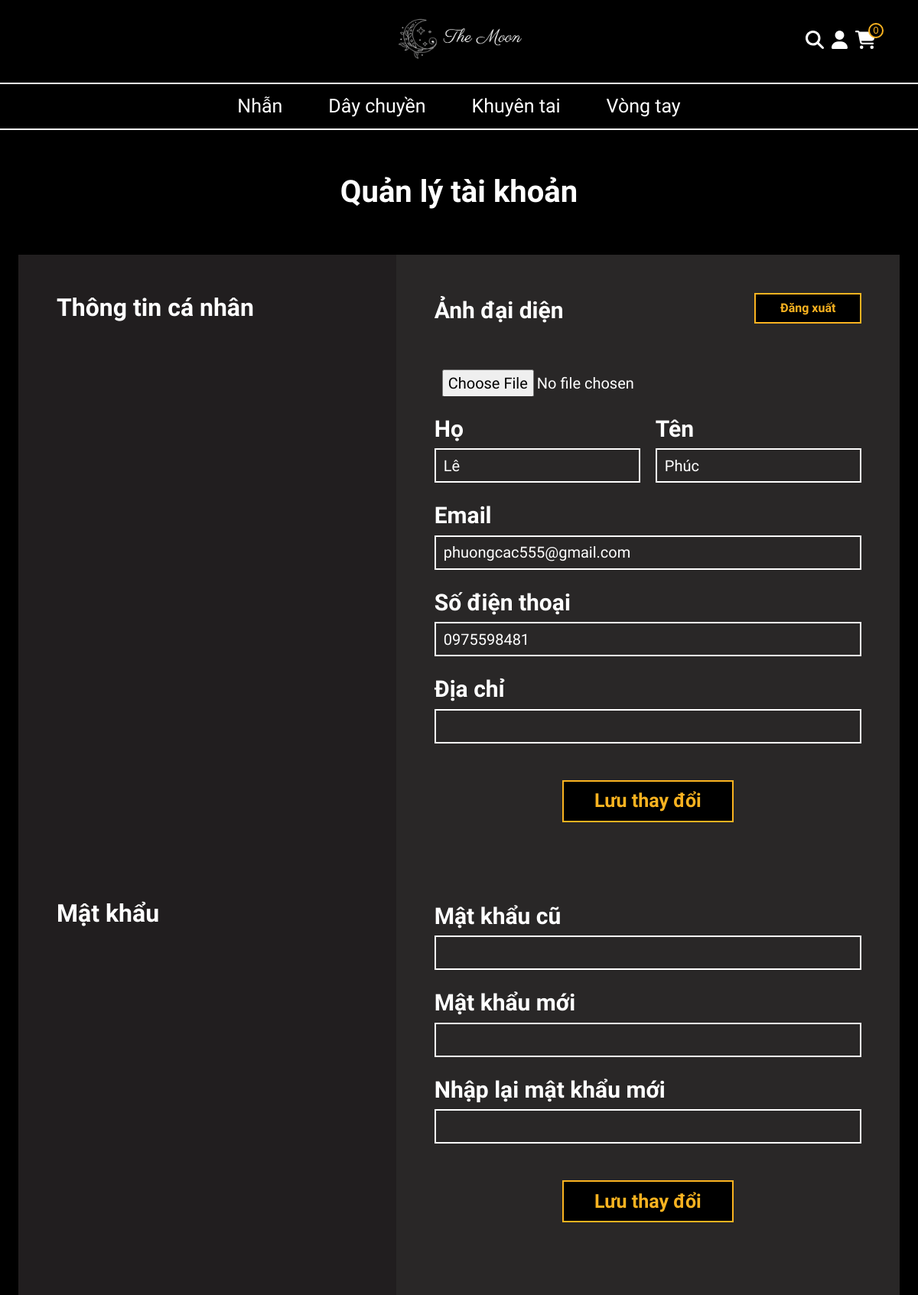
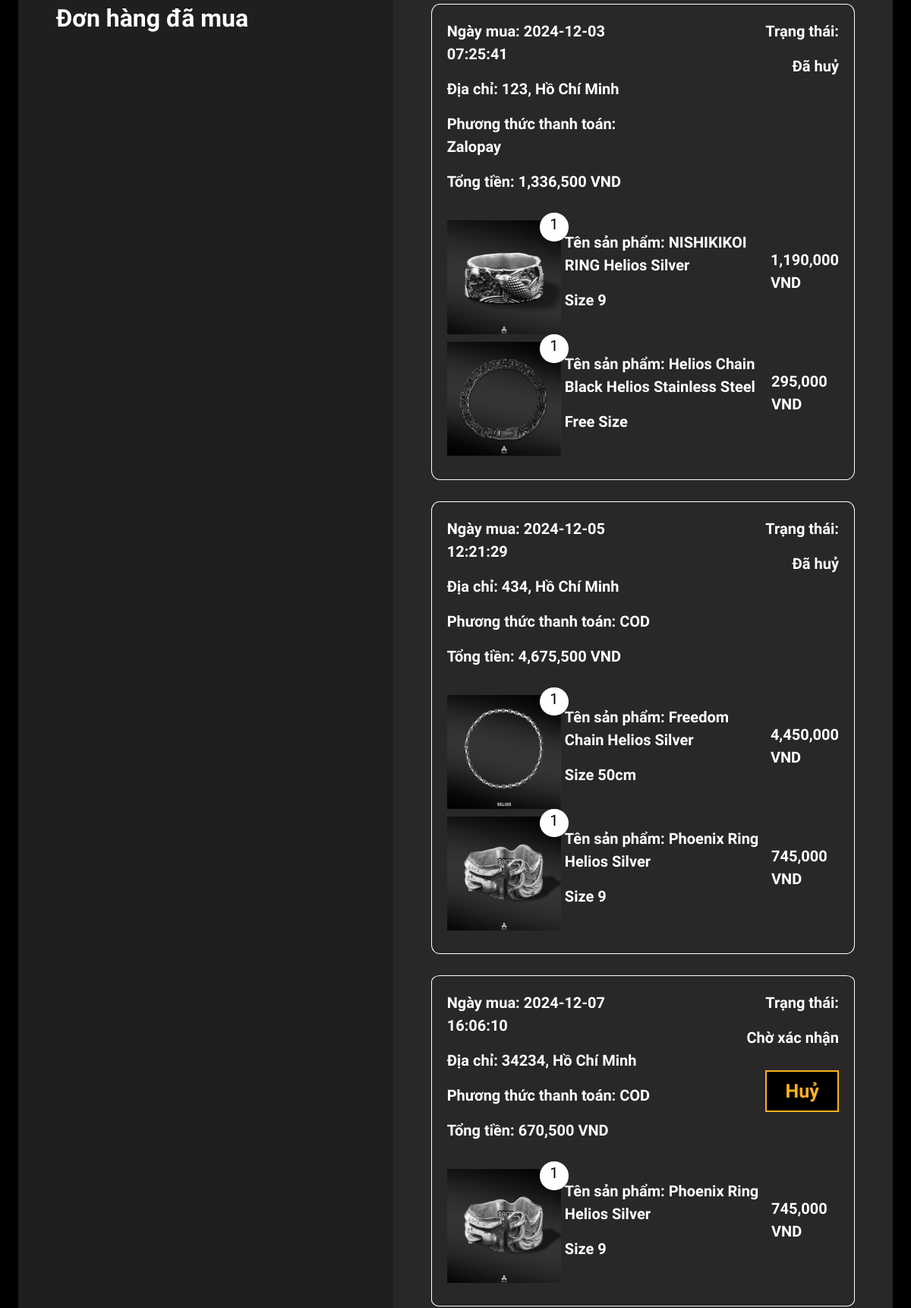
The app's page /index.php?view=profile (signed in, upper part) with its own data (2 pictures, top to bottom).
### tables this page shows
CREATE TABLE `danh_muc` (
  `id` int(11) NOT NULL COMMENT 'Mã danh mục',
  `ten` varchar(255) NOT NULL COMMENT 'Tên danh mục',
  `mo_ta` text NOT NULL COMMENT 'Mô tả danh mục',
  `hinh_anh` varchar(255) NOT NULL COMMENT 'Hình ảnh danh mục',
  `ngay_nhap` timestamp NOT NULL DEFAULT current_timestamp() COMMENT 'Ngày lập danh mục'
);

CREATE TABLE `khach_hang` (
  `id` int(11) NOT NULL COMMENT 'Mã khách hàng',
  `ho` varchar(50) NOT NULL COMMENT 'Họ khách hàng',
  `ten` varchar(255) NOT NULL COMMENT 'Tên khách hàng',
  `email` varchar(50) NOT NULL COMMENT 'Địa chỉ email khách hàng',
  `sdt` varchar(20) NOT NULL COMMENT 'Số điện thoại khách hàng',
  `dia_chi` varchar(255) NOT NULL COMMENT 'Địa chỉ khách hàng',
  `mat_khau` varchar(255) NOT NULL COMMENT 'Mật khẩu đăng nhập',
  `avatar` varchar(255) NOT NULL DEFAULT 'avatar.jpg' COMMENT 'Ảnh đại diện khách hàng',
  `trang_thai` tinyint(1) NOT NULL DEFAULT 1 COMMENT 'Trạng thái tài khoản',
  `admin` tinyint(1) NOT NULL DEFAULT 0 COMMENT 'Trạng thái admin',
  `reset_code` int(11) DEFAULT NULL COMMENT 'Mã khôi phục',
  `ngay_nhap` timestamp NOT NULL DEFAULT current_timestamp() COMMENT 'Ngày tạo tài khoản'
);

CREATE TABLE `don_hang` (
  `id` int(11) NOT NULL COMMENT 'Mã đơn hàng',
  `id_kh` int(11) NOT NULL COMMENT 'Mã khách hàng',
  `id_km` int(11) DEFAULT NULL COMMENT 'Mã khuyến mãi',
  `tong_tien_sp` decimal(10,2) NOT NULL COMMENT 'Tổng tiền tất cả sản phẩm',
  `tien_giam_gia` decimal(10,2) NOT NULL COMMENT 'Số tiền giảm giá (nếu có)',
  `tong_tien` decimal(10,2) NOT NULL COMMENT 'Tổng tiền cuối cùng',
  `trang_thai` varchar(50) NOT NULL DEFAULT 'Chờ xác nhận' COMMENT 'Trạng thái đơn hàng',
  `dia_chi` varchar(255) NOT NULL COMMENT 'Địa chỉ thanh toán',
  `phuong_thuc_tt` varchar(50) NOT NULL COMMENT 'Phương thức thanh toán',
  `ngay_nhap` timestamp NOT NULL DEFAULT current_timestamp() COMMENT 'Ngày tạo đơn hàng',
  `ngay_cap_nhat` timestamp NOT NULL DEFAULT current_timestamp() ON UPDATE current_timestamp() COMMENT 'Ngày cập nhập đơn hàng'
);

CREATE TABLE `chi_tiet_don_hang` (
  `id` int(11) NOT NULL COMMENT 'Mã chi tiết đơn hàng',
  `id_dh` int(11) NOT NULL COMMENT 'Mã đơn hàng',
  `id_sp` int(11) NOT NULL COMMENT 'Mã sản phẩm',
  `so_luong` int(11) NOT NULL COMMENT 'Số lượng sản phẩm',
  `size` varchar(50) NOT NULL COMMENT 'Size sản phẩm',
  `gia_sp` decimal(10,2) NOT NULL COMMENT 'Giá sản phẩm',
  `tong_tien` decimal(10,2) NOT NULL COMMENT 'Tổng tiền tất cả sản phẩm'
);

CREATE TABLE `hinh_anh` (
  `id` int(11) NOT NULL COMMENT 'Mã hình ảnh',
  `id_sp` int(11) NOT NULL COMMENT 'Mã sản phẩm',
  `anh_chinh` varchar(255) NOT NULL COMMENT 'Ảnh chính sản phẩm',
  `album1` varchar(255) NOT NULL COMMENT 'Ảnh album 1',
  `album2` varchar(255) NOT NULL COMMENT 'Ảnh album 2',
  `album3` varchar(255) NOT NULL COMMENT 'Ảnh album 3',
  `ngay_nhap` timestamp NOT NULL DEFAULT current_timestamp()
);

CREATE TABLE `san_pham` (
  `id` int(11) NOT NULL COMMENT 'Mã sản phẩm',
  `id_dm` int(11) NOT NULL COMMENT 'Mã danh mục',
  `ten` varchar(255) NOT NULL COMMENT 'Tên sản phẩm',
  `gia` decimal(10,2) NOT NULL COMMENT 'Giá sản phẩm',
  `mo_ta` text NOT NULL COMMENT 'Mô tả sản phẩm',
  `hot` tinyint(1) NOT NULL DEFAULT 0 COMMENT 'Trạng thái nổi bật',
  `chat_lieu` enum('bạc','vàng','hợp kim') NOT NULL COMMENT 'Chất liệu sản phẩm',
  `so_luong` int(11) NOT NULL DEFAULT 0 COMMENT 'Số lượng sản phẩm',
  `luot_mua` int(11) NOT NULL DEFAULT 0 COMMENT 'Lượt mua sản phẩm',
  `trang_thai` tinyint(1) NOT NULL DEFAULT 0 COMMENT 'Trạng thái sản phẩm',
  `ngay_nhap` timestamp NOT NULL DEFAULT current_timestamp() COMMENT 'Ngày nhập sản phẩm'
);

### app/controller/HeaderController.php (called while the page is built, shortened)
<?php
require_once ('app/model/CategoryModel.php');
require_once ('app/model/ProductModel.php');
class HeaderController{
    private $category;
    private $data;
    function __construct(){
        $this->category = new CategoryModel();
    }
    public function view($view, $data){
        require_once 'app/view/'.$view.'.php';
    }
    function header(){
        $this->data['dsdm'] = $this->category->getCate();
        $this->view('header',$this->data);
    }
 }

### app/model/database.php (called while the page is built, shortened)
<?php
class Database
{
  private $servername = "localhost";
  private $username = "root";
  private $password = "";
  private $dbname = "themoon";
  private $conn;
  private $stmt;
  public function __construct()
  {
    try {
      $this->conn = new PDO("mysql:host=$this->servername;dbname=$this->dbname;charset=utf8", $this->username, $this->password);
      $this->conn->setAttribute(PDO::ATTR_ERRMODE, PDO::ERRMODE_EXCEPTION);
    } catch (PDOException $e) {
      echo "Connection failed: " . $e->getMessage();
    }
  }
  function query($sql, $param = [])
  {
    $this->stmt = $this->conn->prepare($sql);
    $this->stmt->execute($param);
    return $this->stmt;
  }
  function getAll($sql, $param = [])
  {
    $stmt = $this->query($sql, $param);
    return $this->stmt->fetchAll(PDO::FETCH_ASSOC);
  }
  function getOne($sql, $param = [])
  {
    $stmt = $this->query($sql, $param);
    return $this->stmt->fetch(PDO::FETCH_ASSOC);
  }
}

### app/model/CategoryModel.php (called while the page is built, shortened)
<?php
class CategoryModel
{
    private $db;
    function __construct()
    {
        $this->db = new Database();
    }
    function getCate()
    {
        $sql = "SELECT * FROM danh_muc";
        return $this->db->getAll($sql);
    }
}

### app/controller/UserController.php (called while the page is built, shortened)
<?php
require_once('app/model/CartModel.php');
require_once('app/model/ProductModel.php');
class UserController
{
    private $user;
    private $cart;
    private $product;
    private $data;
    function __construct()
    {
        $this->user = new UserModel();
        $this->cart = new CartModel();
        $this->product = new ProductModel();
    }
    function renderview($view, $data = null)
    {
        $view = 'app/view/' . $view . '.php';
        require_once $view;
    }
    function viewprofile()
    {
        $email = $_SESSION['user']['email'];
        $this->data['user'] = $this->user->checkmail($email);
        $this->data['order'] = $this->cart->getUserOrder($this->data['user']['id']) ?? [];
        foreach ($this->data['order'] as $key => $order) {
            $this->data['order'][$key]['detail'] = $this->cart->getUserOrderDetail($order['id']);
            foreach ($this->data['order'][$key]['detail'] as $detailKey => $detail) {
                $detail['product'] = $this->product->getIdPro($detail['id_sp']);
                $detail['img'] = $this->product->getImg($detail['id_sp']);
                $this->data['order'][$key]['detail'][$detailKey] = $detail;
            }
        }
        $this->renderView('profile', $this->data);
    }
}

### app/model/UserModel.php (called while the page is built, shortened)
<?php
class UserModel
{
    private $db;
    function __construct()
    {
        $this->db = new DataBase();
    }
    function checkmail($email)
    {
        $sql = "SELECT * FROM khach_hang WHERE email='$email'";
        return  $this->db->getOne($sql);
    }
}

### app/model/CartModel.php (called while the page is built, shortened)
<?php
class CartModel
{
    private $db;
    function __construct()
    {
        $this->db = new Database();
    }
    function getUserOrder($id)
    {
        $sql = "SELECT * FROM don_hang WHERE id_kh = $id";
        return $this->db->getAll($sql);
    }
    function getUserOrderDetail($id)
    {
        $sql = "SELECT * FROM chi_tiet_don_hang WHERE id_dh = $id";
        return $this->db->getAll($sql);
    }
}

### app/model/ProductModel.php (called while the page is built, shortened)
<?php
class ProductModel
{
    private $db;
    function __construct()
    {
        $this->db = new Database();
    }
    function getImg($id)
    {
        $sql = "SELECT * FROM hinh_anh WHERE id_sp = $id";
        return $this->db->getAll($sql);
    }
    function getIdPro($idpro)
    {
        if ($idpro > 0) {
            $sql = "SELECT * FROM san_pham WHERE id = $idpro";
            return $this->db->getOne($sql);
        }
    }
}

### app/view/profile.php (the view, shortened to what this page needs)
<link rel="stylesheet" href="./public/css/profile.css?v=<?php echo time(); ?>" />
<?php
$user = $data['user'];
$order = $data['order'];
?>
<main>
    <h1>Quản lý tài khoản</h1>
    <div class="profile">
        <h2>Thông tin cá nhân</h2>
        <div class="profile-detail">
            <form method="post" action="index.php?view=editprofile" enctype="multipart/form-data">
                <div class="avatar">
                    <label for="">Ảnh đại diện</label>
                    <a href="index.php?view=logout"><button type="button" class="logout">Đăng xuất</button></a><br>
                    <input class="file" type="file" name="image" id="image">
                </div>
                <div class="name">
                    <div>
                        <label for="">Họ</label> <br>
                        <input type="text" name="firstname" value="<?= $user['ho'] ?>">
                    </div>
                    <div>
                        <label for="">Tên</label> <br>
                        <input type="text" name="lastname" value="<?= $user['ten'] ?>">
                    </div>
                </div>
                <label for="">Email</label> <br>
                <input type="text" name="email" value="<?= $user['email'] ?>"> <br>
                <label for="">Số điện thoại</label> <br>
                <input type="tel" name="sdt" value="<?= $user['sdt'] ?>" pattern="[0-9]{10}">
                <label for="">Địa chỉ</label> <br>
                <input type="text" name="address" value="<?= $user['dia_chi'] ?>">
                <button type="submit" name="sub">Lưu thay đổi</button>
            </form>
        </div>
    </div>
    <div class="profile">
        <h2>Mật khẩu</h2>
        <form method="post" action="index.php?view=changepassprofile">
            <div class="profile-detail">
                <label for="">Mật khẩu cũ</label> <br>
                <input type="password" id="oldpass" name="oldpass" required> <br>
                <label for="">Mật khẩu mới</label> <br>
                <input type="password" id="newpass" name="newpass" required> <br>
                <label for="">Nhập lại mật khẩu mới</label> <br>
                <input type="password" id="renewpass" name="renewpass" required>
                <button type="submit" name="sub">Lưu thay đổi</button>
            </div>
        </form>
    </div>
    <div class="profile">
        <h2>Đơn hàng đã mua</h2>
        <div class="profile-detail">
            <?php foreach ($order as $orderKey => $orderItem) { ?>
                <div class="order">
                    <div class="title">
                        <div>
                            <p>Ngày mua: <?= $orderItem['ngay_nhap'] ?></p>
                            <p>Địa chỉ: <?= $orderItem['dia_chi'] ?></p>
                            <p>Phương thức thanh toán: <?= $orderItem['phuong_thuc_tt'] ?></p>
                            <p>Tổng tiền: <?= number_format($orderItem['tong_tien']) ?> VND</p>
                        </div>
                        <form action="index.php?view=deactiveOrder" method="post">
                            <p>Trạng thái:</p>
                            <?php
                            if ($orderItem['trang_thai'] == 'Đã huỷ') {
                                echo '<p>Đã huỷ</p>';
                            } elseif ($orderItem['trang_thai'] == 'Chờ xác nhận') {
                                echo '<p>Chờ xác nhận</p>';
                                echo '<button type="submit">Huỷ</button>';
                            } else {
                                echo '<p>Đã xác nhận</p>';
                            }
                            ?>
                        </form>
                    </div>
                    <div class="order-details">
                        <?php foreach ($orderItem['detail'] as $detailKey => $detail) { ?>
                            <div class="order-detail">
                                <div class="image">
                                    <div class="image-contaner">
                                        <img src="./img/<?= $detail['img'][0]['anh_chinh'] ?>" alt="<?= $detail['product']['ten'] ?>">
                                    </div>
                                    <span><?= $detail['so_luong'] ?></span>
                                </div>
                                <div>
                                    <p>Tên sản phẩm: <?= $detail['product']['ten'] ?></p>
                                    <p><?= $detail['size'] ?></p>
                                </div>
                                <p><?= number_format($detail['gia_sp']) ?> VND</p>
                            </div>
                        <?php } ?>
                    </div>
                </div>
            <?php } ?>
        </div>
    </div>
</main>

### app/view/header.php (shortened to what this page needs)
<!DOCTYPE html>
<html lang="en">
<head>
  <link rel="stylesheet" href="./public/css/style.css?v=<?php echo time(); ?>" />
  <link rel="stylesheet" href="./public/css/bootstrap.css" />
  <link rel="stylesheet" href="./public/css/all.css" />
</head>
<body id="body">
  <header>
    <div class="logo-nav">
      <a href="index.php"><img id="logo" src="./img/logo-ngang.png" alt="" /> </a>
      <div class="icons-area">
        <a onmouseover="openSearch()" href="#" class="search"><i class="fa-solid fa-magnifying-glass icon"></i></a>
        <?php
        if (isset($_SESSION['user'])) { ?>
          <a href="index.php?view=profile"><i class="fa-solid fa-user icon"></i></a>
        <?php  } else { ?>
          <a href="index.php?view=login"><i class="fa-solid fa-user icon"></i></a>
        <?php } ?>
        <a style="position: relative; text-decoration: none;" href="index.php?view=cart"><i class="fa-solid fa-cart-shopping icon"></i>
          <span class="cart-quantity">
            <?php
            $totalQuantity = 0;
            echo "$totalQuantity";
            ?> </span>
        </a>
      </div>
    </div>
    <nav class="navbar navbar-expand-lg bg-body-tertiary thanh-nav">
      <div class="container-fluid">
        <div class="collapse navbar-collapse categories" id="navbarNav">
          <ul class="navbar-nav">
            <?php
            if (isset($_GET['idcate'])) {
              $id = $_GET['idcate'];
            } else {
              $id = 0;
            }
            $active = false;
            $listcate = $data['dsdm'];
            foreach ($listcate as $item) {
              if ($id == $item['id']) {
                $active = true;
              } else {
                $active = false;
              }
              echo '<li class="nav-item">
                <a class="nav-link ' . ($active ? 'active' : '') . '" href="index.php?view=product&idcate=' . $item['id'] . '">' . $item['ten'] . '</a>
              </li>';
            };
            ?>
          </ul>
        </div>
      </div>
    </nav>
  </header>

### records on screen
danh_muc: ten "Nhẫn"
danh_muc: ten "Dây chuyền"
danh_muc: ten "Khuyên tai"
danh_muc: ten "Vòng tay"
khach_hang: firstname "Lê", lastname "Phúc", email "phuongcac555@gmail.com", sdt "0975598481"
don_hang: ngay_nhap "2024-12-03 07:25:41", dia_chi "123, Hồ Chí Minh", phuong_thuc_tt "Zalopay", tong_tien "1,336,500", trang_thai "Đã huỷ"
chi_tiet_don_hang: hinh_anh.anh_chinh (picture), so_luong "1", id_sp.ten "NISHIKIKOI RING Helios Silver", size "Size 9", gia_sp "1,190,000"
chi_tiet_don_hang: hinh_anh.anh_chinh (picture), so_luong "1", id_sp.ten "Helios Chain Black Helios Stainless Steel", size "Free Size", gia_sp "295,000"
don_hang: ngay_nhap "2024-12-05 12:21:29", dia_chi "434, Hồ Chí Minh", phuong_thuc_tt "COD", tong_tien "4,675,500", trang_thai "Đã huỷ"
chi_tiet_don_hang: hinh_anh.anh_chinh (picture), so_luong "1", id_sp.ten "Freedom Chain Helios Silver", size "Size 50cm", gia_sp "4,450,000"
chi_tiet_don_hang: hinh_anh.anh_chinh (picture), so_luong "1", id_sp.ten "Phoenix Ring Helios Silver", size "Size 9", gia_sp "745,000"
don_hang: ngay_nhap "2024-12-07 16:06:10", dia_chi "34234, Hồ Chí Minh", phuong_thuc_tt "COD", tong_tien "670,500", trang_thai "Chờ xác nhận"
chi_tiet_don_hang: hinh_anh.anh_chinh (picture), so_luong "1", id_sp.ten "Phoenix Ring Helios Silver", size "Size 9", gia_sp "745,000"

### other values on screen
$totalQuantity "0"
